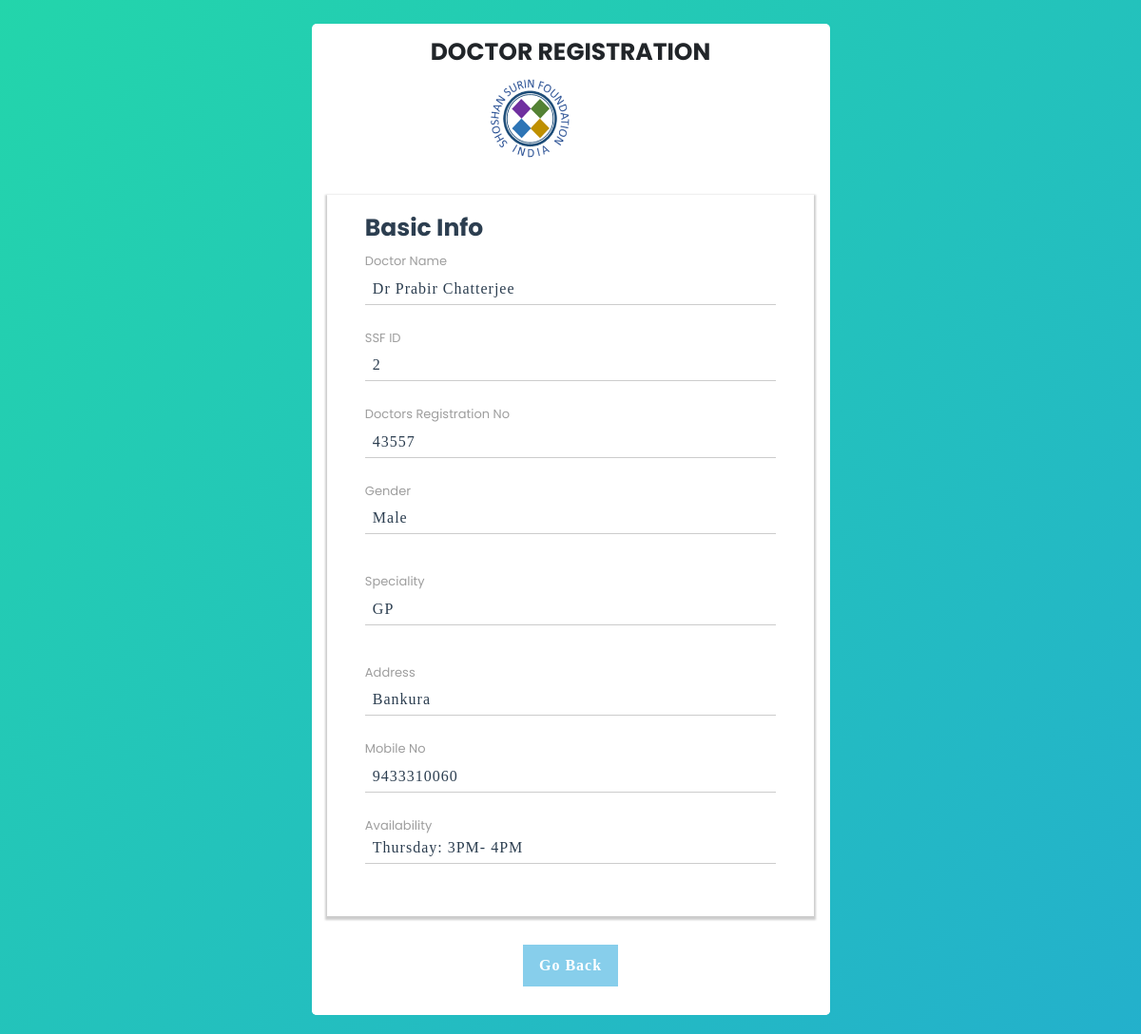
Screenshot of /details_doc2.php?x=Dr Prabir Chatterjee with the database file from the repository.
### tables this page shows
CREATE TABLE `doctor` (
  `doc_name` varchar(50) NOT NULL,
  `SSF_ID` int(11) NOT NULL,
  `Doctors_Registration_No` int(11) NOT NULL,
  `Gender` varchar(50) NOT NULL,
  `Specialty` varchar(50) NOT NULL,
  `Address` varchar(255) NOT NULL,
  `Mobile` bigint(11) NOT NULL,
  `Availability` varchar(255) NOT NULL
);

### details_doc2.php (the view, shortened to what this page needs)
<?php
    $conn = mysqli_connect("localhost", "arp7029", "790Aa@790", "doc_patient");
    extract($_REQUEST);
    $query = "SELECT * FROM `doctor` where `doc_name` = '$x'";
    $result = mysqli_query($conn, $query);
    $fetch = mysqli_fetch_row($result);
?>
<!DOCTYPE html>
<html lang="en">
<head>
    <link rel="stylesheet" href="https://stackpath.bootstrapcdn.com/bootstrap/4.3.1/css/bootstrap.min.css">
    <link rel="stylesheet" href="https://cdnjs.cloudflare.com/ajax/libs/font-awesome/4.0.3/css/font-awesome.css">
    <link rel="stylesheet" href="style1.css">
</head>
<body>
    <div class="container">
        <nav class="navbar navbar-expand-lg">
            <div class="container-fluid" id="grad1">
                <div class="row justify-content-center mt-0">
                    <div class="col-11 col-sm-9 col-md-7 col-lg-6 text-center p-0 mt-3 mb-2">
                        <div class="card px-0 pt-4 pb-0 mt-3 mb-3">
                            <h1><strong>DOCTOR REGISTRATION</strong></h1>
                            <img src="Logo.png" style="margin-left:18rem;" height="100px" width="100px">
                            <div class="row">
                                <div class="col-md-12 mx-0">
                                    <form id="msform" action="total_doc2.php" method="post">
                                        <fieldset>
                                            <div class="form-card">
                                                <h2 class="fs-title">Basic Info</h2>
                                                <label for="Doctor Name">Doctor Name</label>
                                                <input type="text" name="doc_name" value="<?php echo $fetch[0]; ?>" readonly="readonly" placeholder="Doctor Name" />
                                                <label for="SSF ID">SSF ID</label>
                                                <input type="text" name="SSF_ID" value="<?php echo $fetch[1]; ?>" placeholder="SSF ID" readonly="readonly" />
                                                <label for="Doctors Registration No">Doctors Registration No</label>
                                                <input type="text" name="Doctors_Registration_No" value="<?php echo $fetch[2]; ?>" readonly="readonly" placeholder="Doctors Registration No" />
                                                <label for="Gender">Gender</label>
                                                <input type="text" name="Gender" value="<?php echo $fetch[3]; ?>" readonly="readonly" placeholder="Gender" />
                                                <br><br>
                                                <label for="Speciality">Speciality</label>
                                                <input type="text" name="Speciality" value="<?php echo $fetch[4]; ?>" readonly="readonly" placeholder="Speciality" />
                                                <br><br>
                                                <label for="Address">Address</label>
                                                <input type="text" name="Address" value="<?php echo $fetch[5]; ?>" placeholder="Address" readonly="readonly" />
                                                <label for="Mobile No">Mobile No</label>
                                                <input type="text" name="Mobile" placeholder="Mobile No" value="<?php echo $fetch[6]; ?>" readonly="readonly" />
                                                <label class="form-check-label" for="flexCheckDefault">Availability</label>
                                                <input type="text" name="Availability" placeholder="Availability" value="<?php echo $fetch[7]; ?>" readonly="readonly" />
                                            </div>
                                            <input type="submit" name="submit" class="next action-button" value="Go Back" />
                                        </fieldset>
                                    </form>
                                </div>
                            </div>
                        </div>
                    </div>
                </div>
            </div>
</body>
</html>

### style1.css (style rules this page uses)
* { margin: 0; padding: 0; box-sizing: border-box; font-family: "Poppins" , sans-serif; }
html { font-size: 62.5%; }
#grad1 { background-size: cover; }
#msform { text-align: center; position: relative; margin-top: 2rem; }
label { font-size: 1.3rem; }
#msform fieldset .form-card { background: white; border: 0 none; border-radius: 0px; box-shadow: 0 .2rem .2rem .2rem rgba(0, 0, 0, 0.2); padding: 2rem 4rem 3rem 4rem; box-sizing: border-box; width: 94%; margin: 0 3% 2rem 3%; position: relative; }
#msform fieldset { background: white; border: 0 none; border-radius: 0.5rem; box-sizing: border-box; width: 100%; margin: 0; padding-bottom: 2rem; position: relative; }
#msform fieldset .form-card { text-align: left; color: #9E9E9E; }
#msform input, #msform textarea { padding: 0px .8rem .4rem .8rem; border: none; border-bottom: .1rem solid #ccc; border-radius: 0rem; margin-bottom: 2.5rem; margin-top: .2rem; width: 100%; box-sizing: border-box; font-family: montserrat; color: #2C3E50; font-size: 1.6rem; letter-spacing: .1rem; }
#msform .action-button { width: 10rem; background: skyblue; font-weight: bold; color: white; border: 0 none; border-radius: 0px; cursor: pointer; padding: 1rem .5rem; margin: 1rem .5rem; }
.card { z-index: 0; border: none; border-radius: 0.5rem; position: relative; }
.fs-title { font-size: 2.5rem; color: #2C3E50; margin-bottom: 1rem; font-weight: bold; text-align: left; }

### details_doc2.php (style rules this page uses)
body { background: linear-gradient(-45deg, #ee7752, #e73c7e, #23a6d5, #23d5ab); background-size: 400% 400%; animation: gradient 8s ease infinite; height: 100rem; }

### rows the page displays
doctor: doc_name "Dr Prabir Chatterjee", SSF_ID "2", Doctors_Registration_No "43557", Gender "Male", Speciality "GP", Address "Bankura", Mobile "9433310060", Availability "Thursday: 3PM- 4PM"
